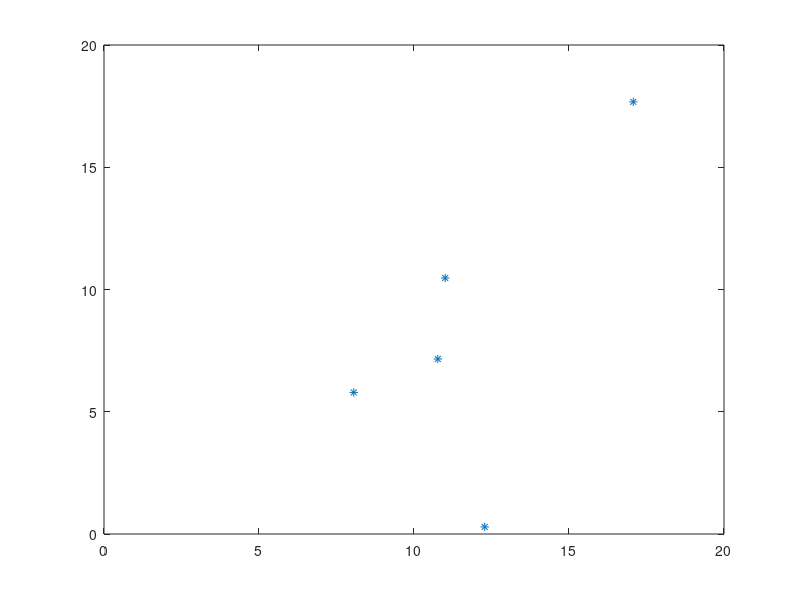

This figure's MATLAB source:
clear all;

% Param
L = 20;
N = 5; % Individuals
R = 2; % Neighbor distance
p = 0.3;
q = p + 0.3;
delta = 0.1;
eta = 0.5;
T = 1000;

% Initialize position and velocities
status = rand(N, 4); % x_i(t), y_i(t), theta_i(t), distance traveled(t)
status(:, [1 2]) = status(:, [1 2])*L;
status(:, 3) = status(:, 3)*2*pi;
status(:, 4) = 0;
theta_new = zeros(N, 1); % theta_i(t+1)

% Simulate
figure()
plot(status(:, 1), status(:, 2), '*')
xlim([0 20])
ylim([0 20])
pause(0.1)
for t = 2:T
    for n = 1:N
        % Find neighbors
        dist = sqrt((status(n, 1) - status(:, 1)).^2 + (status(n, 2) - status(:, 2)).^2);
        neigh = status((dist > 0) & (dist < R), :);
        
        % Follow neighbors with probability p or q
        chance = rand;
        noise = rand*eta - eta/2;
        if (~isempty(neigh))
            follow_me = randi([1 size(neigh, 1)], 1, 1);
        else
            chance = 2;
            theta_new(n) = status(n, 3) - noise;
        end
        
        % Face neighbor
        if (chance < p)
            neigh_x = neigh(follow_me, 1);
            neigh_y = neigh(follow_me, 2);
            dir_new = pi + tan((neigh_y - status(n, 2))/(neigh_x - status(n, 1)));
            theta_new(n) = dir_new - floor(dir_new);
        end
        
        % Same direction
        if (chance < q && chance > p)
            dir_new = pi + neigh(follow_me, 3);
            theta_new(n) = dir_new - floor(dir_new);
        end
        
        % Add noise
        theta_new(n) = theta_new(n) + noise;
    end
    % Update directions
    status(:, 3) = theta_new;
    
    % Update positions
    dir(:, 1) = cos(status(:, 3));
    dir(:, 2) = sin(status(:, 3));
    status(:, 4) = sqrt(dir(:, 1).^2 + dir(:, 2).^2);
    status(:, [1 2]) = status(:, [1 2]) + delta*dir(:, [1 2])./status(:, 4);
    
    % Periodic boundaries
    status(status(:, 1) > L, 1) = status(status(:, 1) > L, 1) - ...
        floor(status(status(:, 1) > L, 1));
    status(status(:, 2) > L, 2) = status(status(:, 2) > L, 2) - ...
        floor(status(status(:, 2) > L, 2));
    status(status(:, 1) < 0, 1) = L;
    status(status(:, 2) < 0 , 2) = L;
    
    % Plot all individuals
    plot(status(:, 1), status(:, 2), '*')
    xlim([0 20])
    ylim([0 20])
    
    pause(0.01)
end

